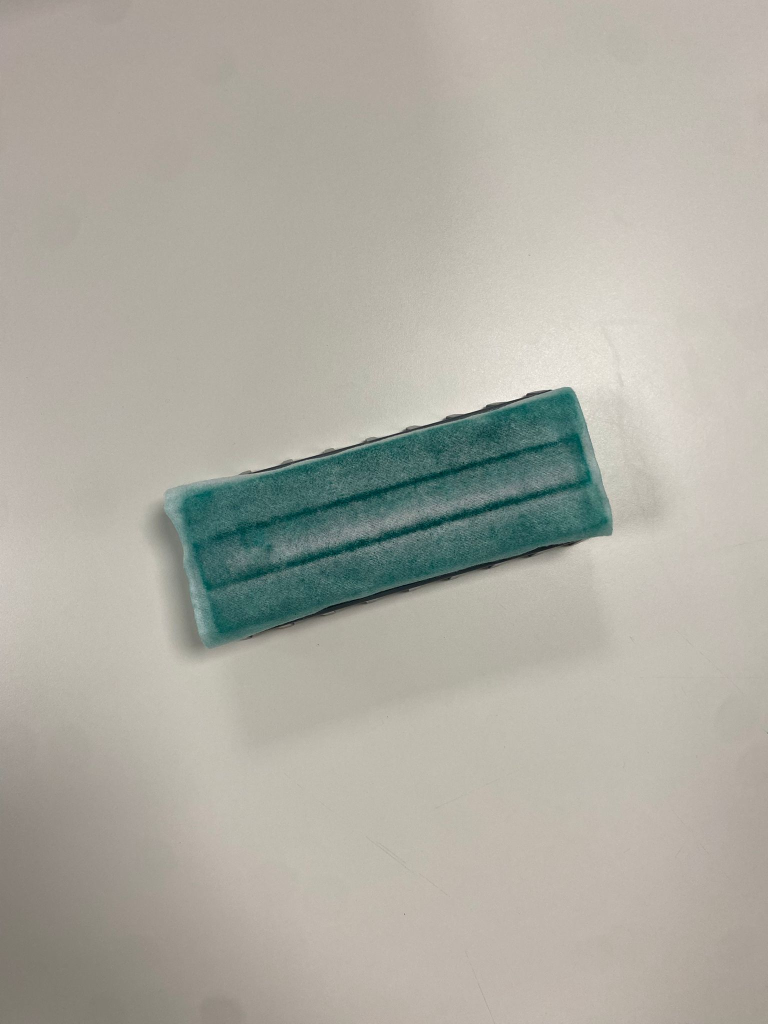
#> input picture Trabajo/data/izquierda.jpeg, 1536 x 2048 px, found by its file name (shown at 1/2 size)
$ jupyter execute --allow-errors 'implementacion_l (1) (2).ipynb'   (Python 2 division)   (text cells are left out)
#> lines starting #> are read from the running program, lines starting #| are printed output that depends on the picture; pictures that were not available may be replaced by others from this repository, and a replacement may not be noted
[cell 1]
import numpy as np
import cv2
import glob #la librería glob sirve para encontrar los nombres de los archivos
import matplotlib.pyplot as plt

[cell 2]
# Cargar las imágenes corregidas del tablero de ajedrez que hemos hecho previamente
images = glob.glob('./undistorted_*.jpeg')

# Definimos los parámetros del tablero para la detección
square_size = 25  # Tamaño de cada cuadro
pattern_size = (7, 7)  # Número de cuadros del patrón de ajedrez
contador = 0

# Crear las coordenadas 3D reales de los puntos del tablero
object_points = np.zeros((np.prod(pattern_size), 3), np.float32)

# Suponemos que el patrón es plano sobre z=0, y que cada cuadro tiene tamaño "square_size"
# Se genera una lista con las posiciones (x, y, 0) de cada esquina, organizadas en filas y columnas
object_points[:, :2] = np.indices(pattern_size).T.reshape(-1, 2) * square_size #

# Listas para almacenar los puntos 3D y 2D
obj_points = []  # 3D objeto real el tablero
img_points = []   # 2D la imagen

# Leer la primera imagen para obtener el tamaño
#> (the rest of this cell did not finish here and is left out)

[cell 3]
def zhang_calibration(object_points_list, image_points_list):
    A = []
    B = []

    for i in range(len(image_points_list)):
        image_points = image_points_list[i]
        object_points = object_points_list[i]

        for j in range(len(image_points)):
            X, Y, Z = object_points[j]
            x, y = image_points[j].ravel()

            A.append([X, Y, Z, 1, 0, 0, 0, 0, -x * X, -x * Y, -x * Z, -x])
            A.append([0, 0, 0, 0, X, Y, Z, 1, -y * X, -y * Y, -y * Z, -y])
            B.append([x])
            B.append([y])

    A = np.array(A)
    B = np.array(B)

    P = np.linalg.lstsq(A, B, rcond=None)[0]

    P = P.reshape(3, 4)
    P = P / P[2, 3]
    return P

[cell 4]
# [24 lines left out: function decompose_projection_matrix_lstsq, not called in this run]

[cell 5]
# [17 lines left out: function normalize_points, not called in this run]

[cell 6]
# [21 lines left out: function eight_point_algorithm, not called in this run]

[cell 7]
# [42 lines left out: function ransac_fundamental_matrix, not called in this run]

[cell 8]
def detectar_coincidencias_SIFT(img1,img2):

    # Detectar características SIFT
    sift = cv2.SIFT_create()
    puntos_clave1, descriptores1 = sift.detectAndCompute(img1, None)
    puntos_clave2, descriptores2 = sift.detectAndCompute(img2, None)#puntos clave  lista de objetos con posicion, orientacion

    # Emparejar características
    bf = cv2.BFMatcher(cv2.NORM_L2)#matcher con distancia euclidea
    coincidencias = bf.knnMatch(descriptores1, descriptores2, k=2)

    # Filtrar coincidencias con la prueba, david lower, matches buenos
    buenas_coincidencias = []
    for m, n in coincidencias:
        if m.distance < 0.5 * n.distance:
            buenas_coincidencias.append(m)
    print(f"Buenas coicidencias {len(buenas_coincidencias)}")
    if len(buenas_coincidencias) < 4:
        print("No hay suficientes coincidencias buenas.")
        exit()

    # Extraer puntos correspondientes
    puntos1 = np.float32([puntos_clave1[m.queryIdx].pt for m in buenas_coincidencias]) #cordenadas 2d de los puntos claves
    puntos2 = np.float32([puntos_clave2[m.trainIdx].pt for m in buenas_coincidencias])
    return puntos1, puntos2, coincidencias

[cell 9]
# [9 lines left out: function calcular_matriz_esencial, not called in this run]

#> (a cell that did not finish here is left out)

#> (a cell that did not finish here is left out)

[cell 12]
# Cargar las imágenes izquierda y derecha
image_left = cv2.imread('izquierda.jpeg', cv2.IMREAD_GRAYSCALE)
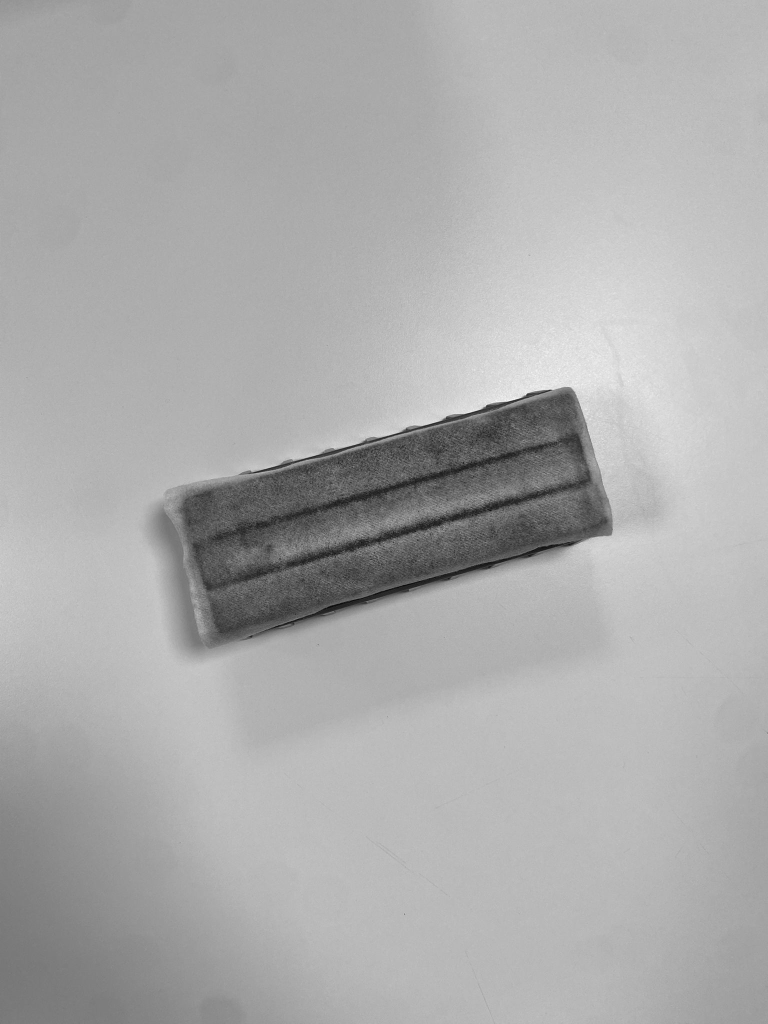
#> image_left: shape (2048, 1536) (shown at 1/2 size); min 0, max 255, mean 171.8
image_right = cv2.imread('derecha.jpeg', cv2.IMREAD_GRAYSCALE)
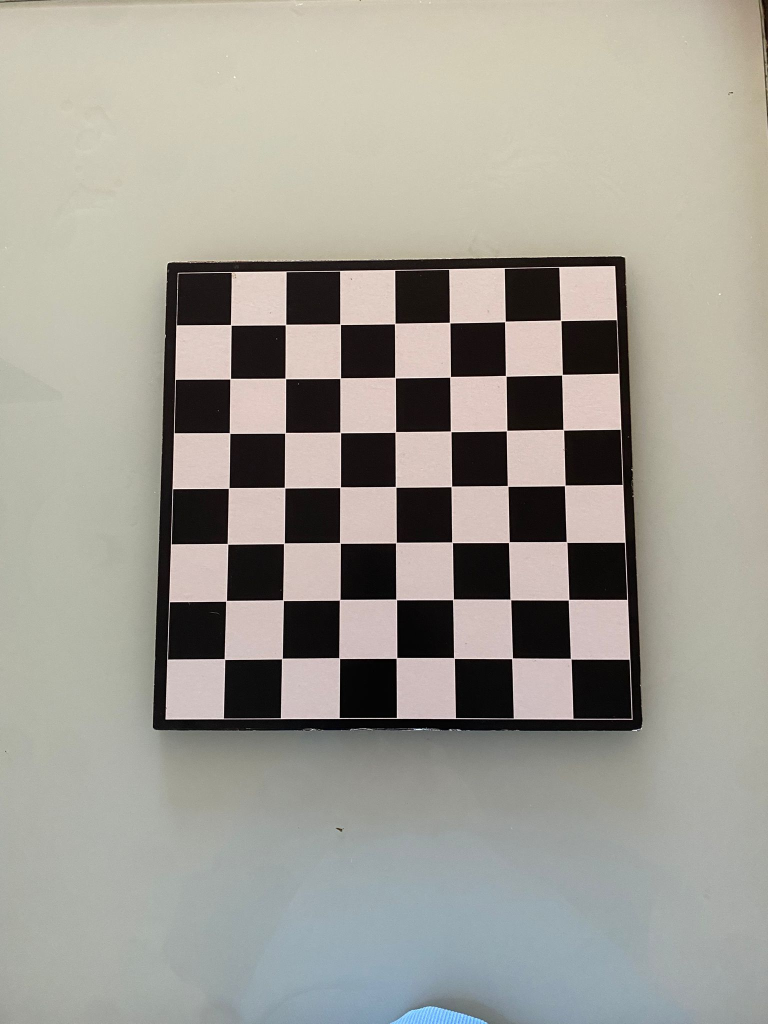
#> input picture Trabajo/data/WhatsApp Image 2025-05-11 at 20.00.20.jpeg, 1536 x 2048 px, given in place of derecha.jpeg, which was not available (shown at 1/2 size)
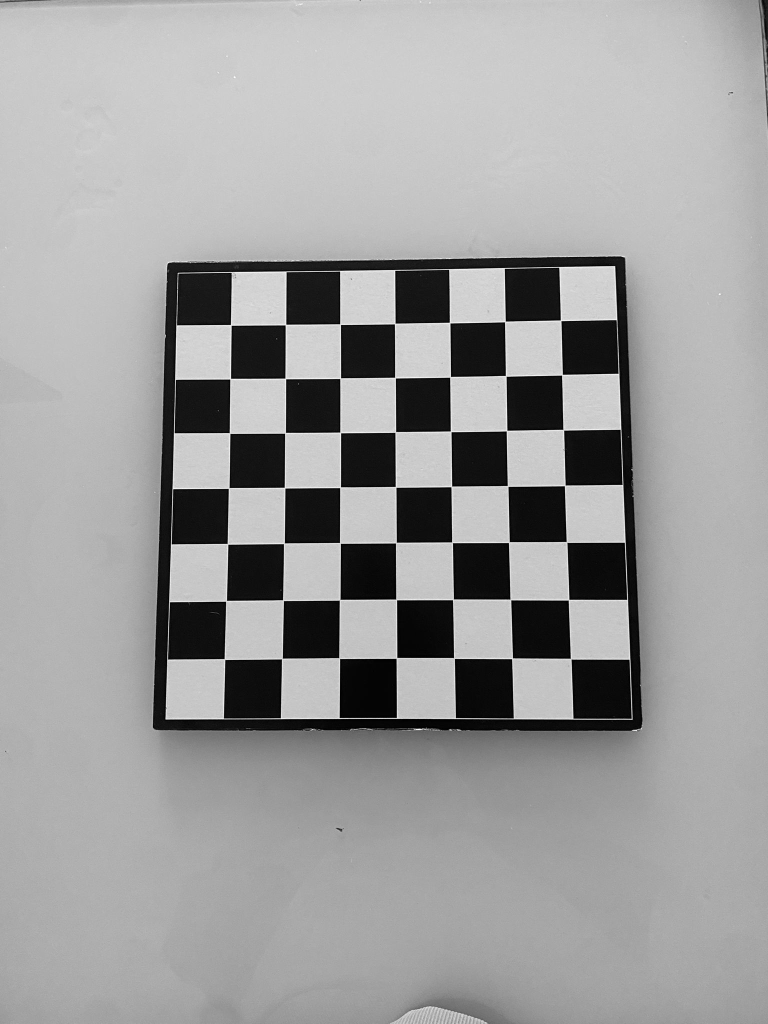
#> image_right: shape (2048, 1536) (shown at 1/2 size); min 0, max 255, mean 157.2

#> (the rest of this cell did not finish here and is left out)

#> in detectar_coincidencias_SIFT, `puntos_clave1, descriptores1 = sift.detectAndCompute(img1, None)`: puntos_clave1 = 1000 keypoints; strongest (x, y, size): (1057, 790, 6.8), (1018, 968, 244.6), (978, 815, 9.3), (896, 838, 8.6)
#> in detectar_coincidencias_SIFT, `puntos_clave2, descriptores2 = sift.detectAndCompute(img2, None)#punto..`: puntos_clave2 = 1131 keypoints; strongest (x, y, size): (1070, 807, 67.4), (956, 699, 66.5), (851, 1257, 70.2), (1264, 1438, 2.2)
#> in detectar_coincidencias_SIFT, `coincidencias = bf.knnMatch(descriptores1, descriptores2, k=2)`: coincidencias = 1000 matches
#> after the loop in detectar_coincidencias_SIFT, `for m, n in coincidencias:`: buenas_coincidencias = 1 matches
#| Buenas coicidencias 1
# Aplicar RANSAC para obtener la matriz fundamental
F, inliers = ransac_fundamental_matrix(x1, x2)

# Mostrar la matriz fundamental F
print("Matriz Fundamental F:")
print(F)

[cell 13]
K = np.array([
    [1491.86453,    0.0,       775.788473],
    [0.0,       1496.15689,   1016.88705],
    [0.0,          0.0,           1.0]
])
#> (the rest of this cell did not finish here and is left out)

[cell 14]
# [60 lines left out: function process_and_show_matches_with_epilines, not called in this run]
#> (the rest of this cell did not finish here and is left out)

[cell 15]
K = np.array([
    [1491.86453,    0.0,       775.788473],
    [0.0,       1496.15689,   1016.88705],
    [0.0,          0.0,           1.0]
])
# [14 lines left out: function normalizar_par_puntos, not called in this run]

img1 = cv2.imread('izquierda.jpeg', cv2.IMREAD_GRAYSCALE)
img2 = cv2.imread('derecha.jpeg', cv2.IMREAD_GRAYSCALE)

#> (the rest of this cell did not finish here and is left out)

#| Buenas coicidencias 1
